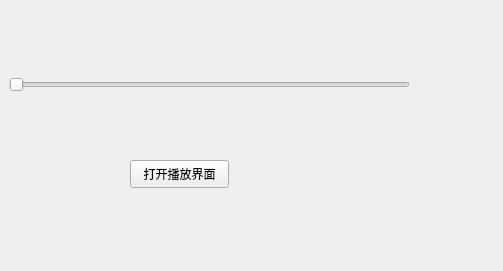
<?xml version="1.0" encoding="UTF-8"?>
<ui version="4.0">
 <class>Media</class>
 <widget class="QWidget" name="Media">
  <property name="geometry">
   <rect>
    <x>0</x>
    <y>0</y>
    <width>503</width>
    <height>271</height>
   </rect>
  </property>
  <property name="windowTitle">
   <string>Form</string>
  </property>
  <widget class="QPushButton" name="pushButton">
   <property name="geometry">
    <rect>
     <x>130</x>
     <y>160</y>
     <width>99</width>
     <height>28</height>
    </rect>
   </property>
   <property name="text">
    <string>打开播放界面</string>
   </property>
  </widget>
  <widget class="QSlider" name="horizontalSlider">
   <property name="geometry">
    <rect>
     <x>9</x>
     <y>74</y>
     <width>401</width>
     <height>22</height>
    </rect>
   </property>
   <property name="orientation">
    <enum>Qt::Horizontal</enum>
   </property>
  </widget>
  <widget class="QLabel" name="label">
   <property name="geometry">
    <rect>
     <x>420</x>
     <y>80</y>
     <width>68</width>
     <height>15</height>
    </rect>
   </property>
   <property name="text">
    <string/>
   </property>
  </widget>
 </widget>
 <resources/>
 <connections/>
</ui>
